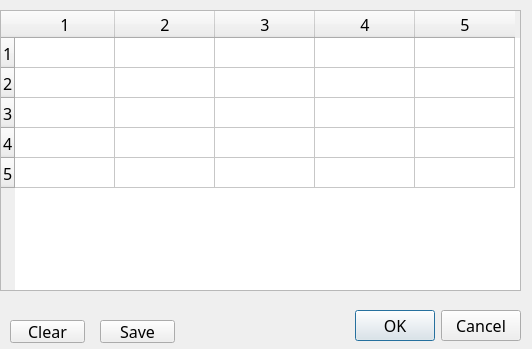
<?xml version="1.0" encoding="UTF-8"?>
<ui version="4.0">
 <class>Dialog</class>
 <widget class="QDialog" name="Dialog">
  <property name="geometry">
   <rect>
    <x>0</x>
    <y>0</y>
    <width>532</width>
    <height>349</height>
   </rect>
  </property>
  <property name="font">
   <font>
    <family>Cordia New</family>
    <pointsize>12</pointsize>
   </font>
  </property>
  <property name="windowTitle">
   <string>Graph Properties</string>
  </property>
  <widget class="QDialogButtonBox" name="buttonBox">
   <property name="geometry">
    <rect>
     <x>270</x>
     <y>310</y>
     <width>251</width>
     <height>32</height>
    </rect>
   </property>
   <property name="orientation">
    <enum>Qt::Horizontal</enum>
   </property>
   <property name="standardButtons">
    <set>QDialogButtonBox::Cancel|QDialogButtonBox::Ok</set>
   </property>
  </widget>
  <widget class="QTableWidget" name="m_tableView">
   <property name="geometry">
    <rect>
     <x>0</x>
     <y>10</y>
     <width>521</width>
     <height>281</height>
    </rect>
   </property>
   <property name="rowCount">
    <number>5</number>
   </property>
   <property name="columnCount">
    <number>5</number>
   </property>
   <row/>
   <row/>
   <row/>
   <row/>
   <row/>
   <column/>
   <column/>
   <column/>
   <column/>
   <column/>
  </widget>
  <widget class="QPushButton" name="m_btnClear">
   <property name="geometry">
    <rect>
     <x>10</x>
     <y>320</y>
     <width>75</width>
     <height>23</height>
    </rect>
   </property>
   <property name="text">
    <string>Clear</string>
   </property>
  </widget>
  <widget class="QPushButton" name="m_btnSave">
   <property name="geometry">
    <rect>
     <x>100</x>
     <y>320</y>
     <width>75</width>
     <height>23</height>
    </rect>
   </property>
   <property name="text">
    <string>Save</string>
   </property>
  </widget>
 </widget>
 <resources/>
 <connections>
  <connection>
   <sender>buttonBox</sender>
   <signal>accepted()</signal>
   <receiver>Dialog</receiver>
   <slot>accept()</slot>
   <hints>
    <hint type="sourcelabel">
     <x>248</x>
     <y>254</y>
    </hint>
    <hint type="destinationlabel">
     <x>157</x>
     <y>274</y>
    </hint>
   </hints>
  </connection>
  <connection>
   <sender>buttonBox</sender>
   <signal>rejected()</signal>
   <receiver>Dialog</receiver>
   <slot>reject()</slot>
   <hints>
    <hint type="sourcelabel">
     <x>316</x>
     <y>260</y>
    </hint>
    <hint type="destinationlabel">
     <x>286</x>
     <y>274</y>
    </hint>
   </hints>
  </connection>
 </connections>
</ui>
